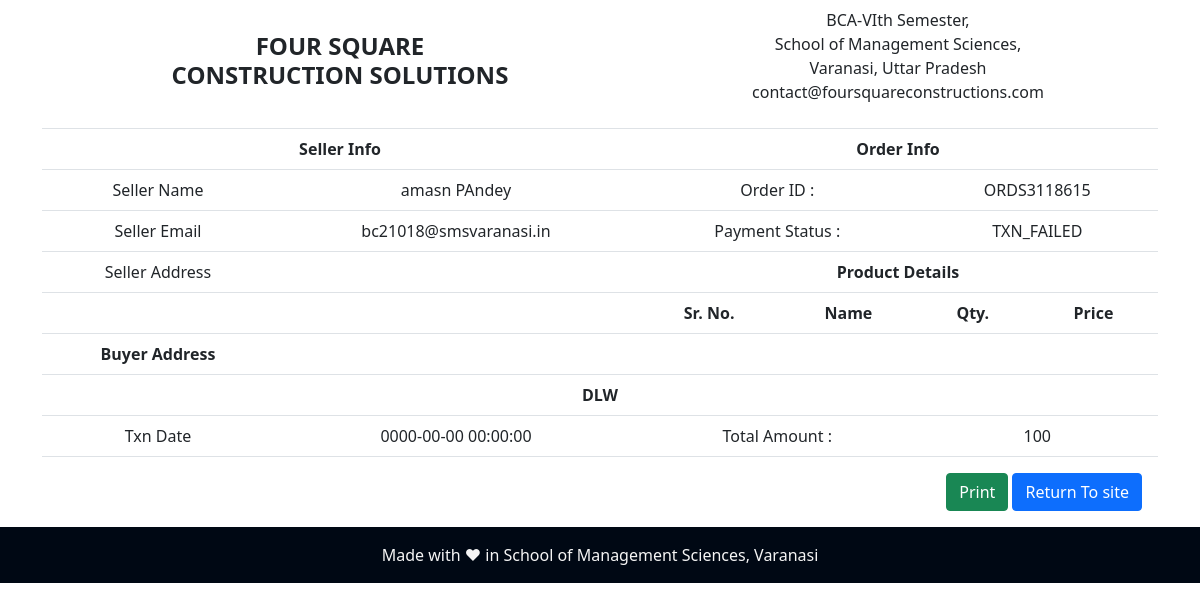
/invoice.php?id=ORDS3118615, run on the app's committed database.
### tables this page shows
CREATE TABLE `orders` (
  `id` int(11) NOT NULL,
  `ord_id` varchar(255) NOT NULL,
  `ord_qty` int(11) NOT NULL,
  `ord_txnDate` datetime NOT NULL,
  `ord_status` enum('PROCESSING','APPROVED','SHIPPED','DILIVERED','CANCELLED') NOT NULL DEFAULT 'PROCESSING',
  `ord_amt` int(11) NOT NULL,
  `payment_status` varchar(255) NOT NULL DEFAULT 'TXN_FAILED',
  `bu_email` varchar(255) NOT NULL,
  `cart_id` int(11) NOT NULL,
  `se_id` int(11) NOT NULL
);

CREATE TABLE `seller` (
  `se_id` int(11) NOT NULL,
  `se_fname` varchar(255) NOT NULL,
  `se_lname` varchar(255) NOT NULL,
  `se_email` varchar(255) NOT NULL,
  `se_password` varchar(255) NOT NULL,
  `se_img` text NOT NULL,
  `se_number` varchar(11) NOT NULL,
  `se_address` varchar(255) NOT NULL
);

CREATE TABLE `buyer` (
  `bu_id` int(11) NOT NULL,
  `bu_fname` varchar(255) NOT NULL,
  `bu_lname` varchar(255) NOT NULL,
  `bu_email` varchar(255) NOT NULL,
  `bu_password` varchar(255) NOT NULL,
  `bu_img` text NOT NULL,
  `bu_number` varchar(11) NOT NULL,
  `bu_address` varchar(255) NOT NULL
);

### invoice.php (the view, shortened to what this page needs)
<!DOCTYPE html>
<html lang="en">
<head>
        <link href="https://cdn.jsdelivr.net/npm/bootstrap@5.0.1/dist/css/bootstrap.min.css" rel="stylesheet">
    <link rel="stylesheet" href="https://cdnjs.cloudflare.com/ajax/libs/font-awesome/4.7.0/css/font-awesome.min.css">
    </head>
    <body>
    <?php
    include_once('dbconnection.php');
    $sql = "SELECT * FROM orders JOIN seller ON orders.se_id = seller.se_id JOIN buyer ON orders.bu_email=buyer.bu_email where ord_id = '{$_REQUEST['id']}' ";
    $result=$conn->query($sql);
    if($result->num_rows > 0){
        $row=$result->fetch_assoc();
        ?>
        <div class="container">
            <table class="table text-center">
                <tbody>
                    <tr rowspan="4">
                        <td scope="col" colspan="4"><br>
                            <p class="h4 fw-bold">
                                FOUR SQUARE <br>CONSTRUCTION SOLUTIONS
                            </p>
                        </td>
                        <td scope="col" colspan="4">
                            <address>
                                BCA-VIth Semester,<br>
                                School of Management Sciences,<br>
                                Varanasi, Uttar Pradesh<br>
                                contact@foursquareconstructions.com<br>
                            </address>
                        </td>
                    </tr>
                    <tr>
                        <th colspan="4">Seller Info</th>
                        <th colspan="4">Order Info</th>
                    </tr>
                    <tr>
                        <td colspan="2">Seller Name</td>
                        <td colspan="2"><?php echo($row['se_fname'] . " " . $row['se_lname']); ?></td>
                        <td colspan="2">Order ID : </td>
                        <td colspan="2"><?php echo($row['ord_id']); ?></td>
                    </tr>
                    <tr>
                        <td colspan="2">Seller Email</td>
                        <td colspan="2"><?php echo($row['se_email']); ?></td>
                        <td colspan="2">Payment Status : </td>
                        <td colspan="2"><?php echo($row['payment_status']); ?></td>
                    </tr>
                    <tr rowspan="3">
                        <td colspan="2" >Seller Address</td>
                        <td colspan="2" ><?php echo($row['se_address']); ?></td>
                        <th colspan="4">Product Details </th>
                    </tr>
                    <tr>
                        <td colspan="4"></td>
                        <th>Sr. No.</th>
                        <th>Name</th>
                        <th>Qty.</th>
                        <th>Price</th>
                    </tr>
                    <tr>
                        <th>Buyer Address</th>
                        <th colspan="7 "></th>
                    </tr>
                    <tr>
                        <th colspan="8"><?php echo $row['bu_address'] ;  ?></th>
                    </tr>
                    <tr>
                        <td colspan="2">Txn Date</td>
                        <td colspan="2"><?php echo($row['ord_txnDate']); ?></td>
                        <td colspan="2">Total Amount : </td>
                        <td colspan="2"><?php echo($row['ord_amt']); ?></td>
                    </tr>
                </tbody>
            </table>
            <div class="text-end m-3">
                <form action="" class="d-print-none">
                    <input type="button" class="btn btn-md btn-success" value="Print" onclick="window.print()"></input>
                    <a href="index.php" class="btn btn-primary">Return To site</a>
                </form>
            </div>
        </div>
        <?php
    }
    ?>
    <footer>
        <div class="footer-2 text-center py-2">
            <div class="container">
                <p class="my-2">
                    Made with  &hearts;  in School of Management Sciences, Varanasi
                </p>
            </div>
        </div>
    </footer>
</body>
</html>

### invoice.php (style rules this page uses)
.footer-2 { background-color: #000814; color:whitesmoke; }

### data on the page
orders: se.se_fname "amasn", se.se_lname "PAndey", ord "ORDS3118615", se.se_email "bc21018@smsvaranasi.in", payment_status "TXN_FAILED", buyer.bu_address "DLW", ord_txnDate "0000-00-00 00:00:00", ord_amt "100"
